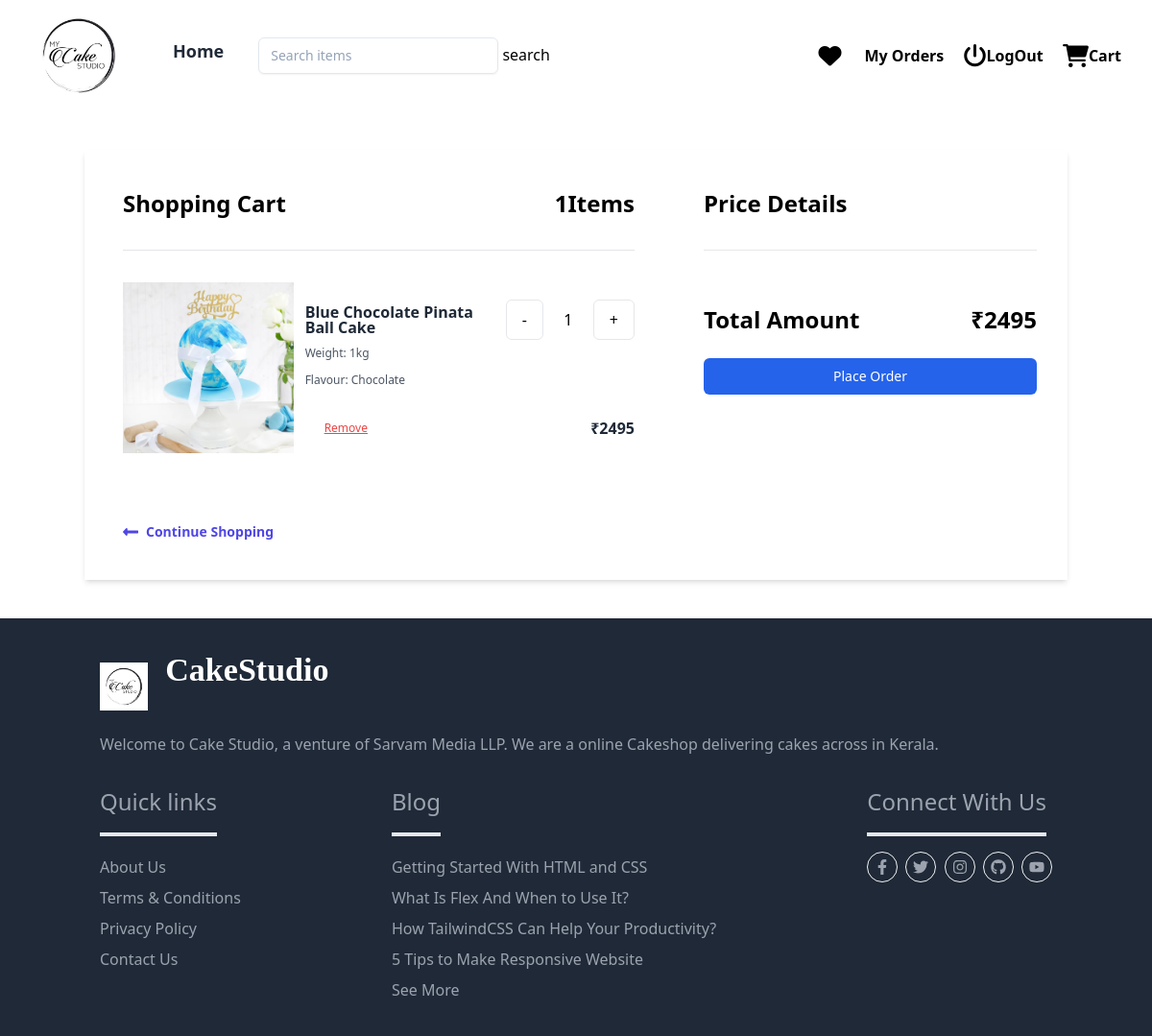
The app's page /cart/summary/ (signed in) with its own data.
### myapp/models.py (models this page shows, shortened)
class CartItems(models.Model):
    cart_object=models.ForeignKey(Cart,on_delete=models.CASCADE,related_name="basket_items")
    cake_variant_object=models.ForeignKey(CakeVariant,on_delete=models.CASCADE)
    quantity=models.PositiveIntegerField(default=1,validators=[MinValueValidator(1),MaxValueValidator(5)])
    updated_price=models.PositiveIntegerField(null=True)
    is_order_placed=models.BooleanField(default=False)
    created_date=models.DateTimeField(auto_now_add=True)
    updated_date=models.DateTimeField(auto_now=True)
    is_active=models.BooleanField(default=True)

class CakeVariant(models.Model):
    cake_object=models.ForeignKey(Cake,on_delete=models.CASCADE,related_name='varients')
    weight_object=models.ForeignKey(Weight,on_delete=models.CASCADE)
    shape_object=models.ForeignKey(Shape,on_delete=models.CASCADE)
    flavour_object=models.ForeignKey(Flavour,on_delete=models.CASCADE)
    price=models.PositiveIntegerField()
    created_date=models.DateTimeField(auto_now_add=True)
    updated_date=models.DateTimeField(auto_now=True)
    is_active=models.BooleanField(default=True)

class Cake(models.Model):
    name=models.CharField(max_length=300)
    description=models.TextField()
    image=models.ImageField(upload_to="cake_images",default="/cake_images/default.png")
    tag_objects=models.ManyToManyField(Tag)
    created_date=models.DateTimeField(auto_now_add=True)
    updated_date=models.DateTimeField(auto_now=True)
    is_active=models.BooleanField(default=True)
    def __str__(self) -> str:
        return self.name

class Weight(models.Model):
    title=models.CharField(max_length=100,unique=True)
    created_date=models.DateTimeField(auto_now_add=True)
    updated_date=models.DateTimeField(auto_now=True)
    is_active=models.BooleanField(default=True)
    def __str__(self) -> str:
        return self.title

class Flavour(models.Model):
    name=models.CharField(max_length=100,unique=True)
    created_date=models.DateTimeField(auto_now_add=True)
    updated_date=models.DateTimeField(auto_now=True)
    is_active=models.BooleanField(default=True)
    def __str__(self) -> str:
        return self.name

### myapp/views.py (the view)
# urls.py: path('cart/summary/',views.MyCartView.as_view(),name='mycart'),
@method_decorator(signin_required,name='dispatch')
class MyCartView(View):
    def get(self,request,*args,**kwargs):
        form_instance=QunatityForm()
        cart_items=request.user.basket.basket_items.filter(is_order_placed=False).order_by('-created_date')
        total_items=cart_items.count()
        total_amount=request.user.basket.total_amount
        return render(request,'store/cart_summary.html',{'cartitems':cart_items,'total_items':total_items,'total_amount':total_amount,'form':form_instance})

### myapp/forms.py
class QunatityForm(forms.ModelForm):
    class Meta:
        model=CartItems
        fields=['quantity']
        widgets={
            'quantity':forms.NumberInput(attrs={'class':'w-10 border p-2'})
        }

### myapp/decoroters.py (called while the page is built)
def signin_required(fn):
    def wrapper(request,*args,**kwargs):
        if not request.user.is_authenticated:
            messages.error(request,'invalid session! Please login')
            return redirect('sign-in')
        else:
            return fn(request,*args,**kwargs)
    return wrapper

### myapp/models.py (called while the page is built)
    @property
    def total_amount(self):
        return self.basket_items.filter(is_order_placed=False).values('updated_price').aggregate(total=Sum('updated_price')).get('total')

### myapp/templates/store/cart_summary.html (shortened to what this page needs)
{%extends 'store/base.html'%}
{%load static%}
{%block main_block%}
{%if cartitems%}
<div class="container mx-auto mt-10">
    <div class="sm:flex shadow-md my-10">
      <div class="  w-full  sm:w-3/4 bg-white px-10 py-10">
        <div class="flex justify-between border-b pb-8">
          <h1 class="font-semibold text-2xl">Shopping Cart</h1>
          <h2 class="font-semibold text-2xl">{{total_items}}Items</h2>
        </div>
    {%for ci in cartitems%}
        <div class="md:flex items-strech py-8 md:py-10 lg:py-8 border-t border-gray-50">
          <div class="md:w-4/12 2xl:w-1/4 w-full">
            <img src="{{ci.cake_variant_object.cake_object.image.url}}" alt="Black Leather Purse" class="h-full object-center object-cover md:block hidden" />
          </div>
          <div class="md:pl-3 md:w-8/12 2xl:w-3/4 flex flex-col justify-center">
            <div class="flex items-center justify-between w-full">
              <p class="text-base font-black leading-none text-gray-800">{{ci.cake_variant_object.cake_object}}</p>
              <form action="{% url 'cart-update' ci.id %}" method="post">
                <div class="flex items-center">
                  <button class="border rounded-md py-2 px-4 mr-2 "
                   type="submit"  name="update" value="decrease">-</button>
                  <span class="text-center w-9"> {{ci.quantity}}</span>
                  <button class="border rounded-md py-2 px-4 ml-2"
                  type="submit" name="update" value="increase">+</button>
              </div>
              </form>
            </div>
            <p class="text-xs leading-3 text-gray-600 pt-2">Weight: {{ci.cake_variant_object.weight_object}}</p>
            <p class="text-xs leading-3 text-gray-600 py-4">Flavour: {{ci.cake_variant_object.flavour_object}}</p>
            <div class="flex items-center justify-between pt-5">
              <div class="flex itemms-center">
                <a
                href="{%url 'cartItem-remove' ci.id%}"
                class="text-xs leading-3 underline text-red-500 pl-5 cursor-pointer">Remove</a>
              </div>
              <p class="text-base font-black leading-none text-gray-800">₹{{ci.updated_price}}</p>
            </div>
          </div>
        </div>
    {%endfor%}
        <a href="{% url 'index' %}" class="flex font-semibold text-indigo-600 text-sm mt-10">
          <svg class="fill-current mr-2 text-indigo-600 w-4" viewBox="0 0 448 512">
            <path
              d="M134.059 296H436c6.627 0 12-5.373 12-12v-56c0-6.627-5.373-12-12-12H134.059v-46.059c0-21.382-25.851-32.09-40.971-16.971L7.029 239.029c-9.373 9.373-9.373 24.569 0 33.941l86.059 86.059c15.119 15.119 40.971 4.411 40.971-16.971V296z" />
          </svg>
          Continue Shopping
        </a>
      </div>
      <div id="summary" class=" w-full   sm:w-1/4   md:w-1/2     px-8 py-10">
        <h1 class="font-semibold text-2xl border-b pb-8">Price Details</h1>
        <div class=" mt-8">
          <div class="flex text-2xl font-semibold justify-between py-6">
            <span>Total Amount</span>
            <span>₹{{total_amount}}</span>
          </div>
          <a
          href="{%url 'payment'%}"
          class="w-full flex justify-center py-2 px-4 border border-transparent text-sm font-medium rounded-md text-white bg-blue-600 hover:bg-orange-500 focus:outline-none focus:border-indigo-700 focus:shadow-outline-indigo active:bg-indigo-700 transition duration-150 ease-in-out">
                Place Order
              </a>
        </div>
      </div>
    </div>
  </div>
{%else%}
<div class="flex flex-col items-center justify-center h-full mb-16">
  <img width="400px" src="{%static 'image/empty-cart.jpg' %}" alt="image">
  <h1 class=" text-2xl font-semibold">Your cart is empty!</h1>
</div>
{%endif%}
{%endblock%}

### records on screen
CartItems: cake_variant_object.cake_object.image (picture), cake_variant_object.cake_object "Blue Chocolate Pinata Ball Cake", quantity "1", cake_variant_object.weight_object "1kg", cake_variant_object.flavour_object "Chocolate", updated_price "2495"

### other values on screen
{{ total_items }} "1"
{{ total_amount }} "2495"
